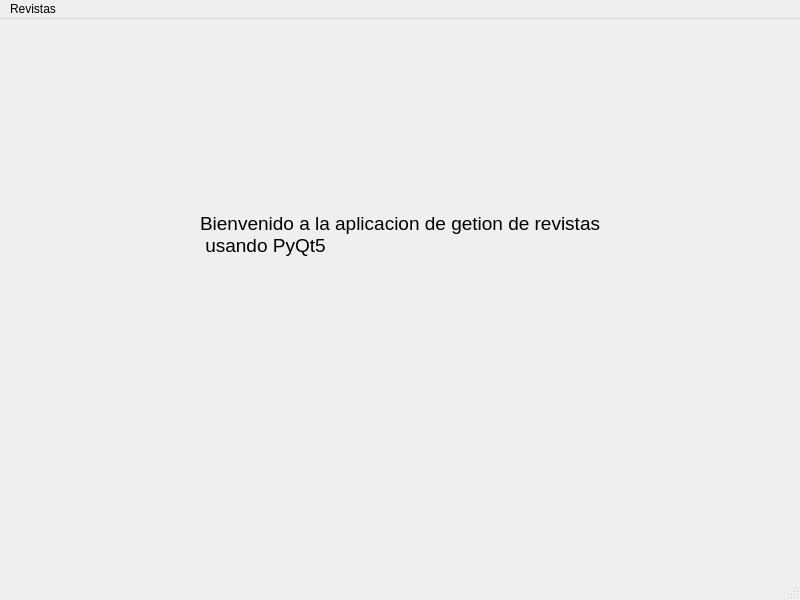
<?xml version="1.0" encoding="UTF-8"?>
<ui version="4.0">
 <class>MainWindow</class>
 <widget class="QMainWindow" name="MainWindow">
  <property name="geometry">
   <rect>
    <x>0</x>
    <y>0</y>
    <width>800</width>
    <height>600</height>
   </rect>
  </property>
  <property name="windowTitle">
   <string>APLICACION GESTION REVISTAS</string>
  </property>
  <widget class="QWidget" name="centralwidget">
   <widget class="QLabel" name="label">
    <property name="geometry">
     <rect>
      <x>200</x>
      <y>170</y>
      <width>461</width>
      <height>91</height>
     </rect>
    </property>
    <property name="font">
     <font>
      <pointsize>14</pointsize>
     </font>
    </property>
    <property name="text">
     <string>Bienvenido a la aplicacion de getion de revistas
 usando PyQt5</string>
    </property>
   </widget>
  </widget>
  <widget class="QMenuBar" name="menubar">
   <property name="geometry">
    <rect>
     <x>0</x>
     <y>0</y>
     <width>800</width>
     <height>21</height>
    </rect>
   </property>
   <widget class="QMenu" name="menuRevistas">
    <property name="title">
     <string>Revistas</string>
    </property>
    <addaction name="submenu_registrar_revista"/>
    <addaction name="submenu_listar_revistas"/>
    <addaction name="actionListar_usando_listwidget"/>
    <addaction name="actionlistar_usando_table_widget"/>
   </widget>
   <addaction name="menuRevistas"/>
  </widget>
  <widget class="QStatusBar" name="statusbar"/>
  <action name="submenu_registrar_revista">
   <property name="text">
    <string>Registrar Revista</string>
   </property>
  </action>
  <action name="submenu_listar_revistas">
   <property name="text">
    <string>Listar Revistas</string>
   </property>
  </action>
  <action name="actionListar_usando_listwidget">
   <property name="text">
    <string>Listar usando listwidget</string>
   </property>
  </action>
  <action name="actionlistar_usando_table_widget">
   <property name="text">
    <string>listar usando table widget</string>
   </property>
  </action>
 </widget>
 <resources/>
 <connections/>
</ui>
